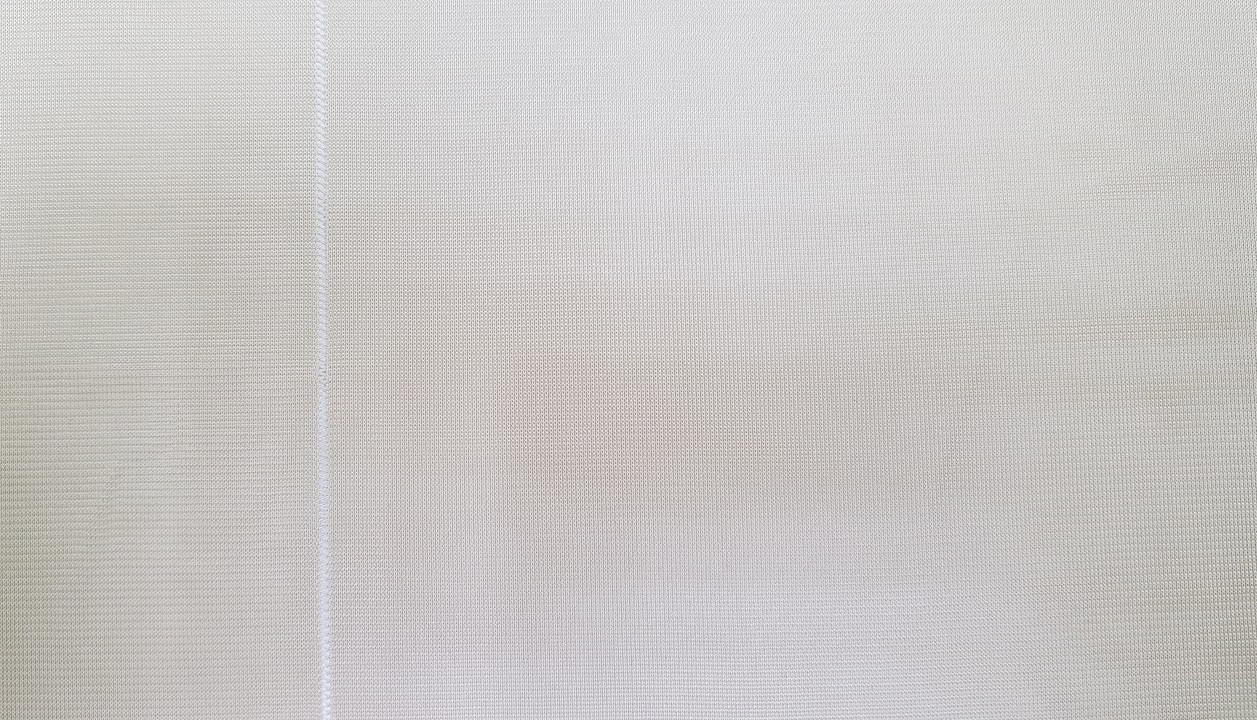
#> input picture 2.jpg, 1257 x 720 px
$ python gaussina.py   (older library calls are emulated)
#> lines starting #> are read from the running program, lines starting #| are printed output that depends on the picture; after the words box and inside, x2 and y2 are one past the last pixel; in counts of white or black regions, pixels touching at a corner belong together
import cv2
import numpy as np
from matplotlib import pyplot as plt

img = cv2.imread('2.jpg',0)
#> img: shape (720, 1257); min 108, max 255, mean 200
kernel = np.ones((5,5), np.uint8)

pup_blur = cv2.GaussianBlur(img, (11, 11), 0)
pup_blur1 = cv2.GaussianBlur(img, (11, 11), 0)
pup_blur2 = cv2.GaussianBlur(img, (11, 11), 0)

im_canny = cv2.Canny(pup_blur,10,20)
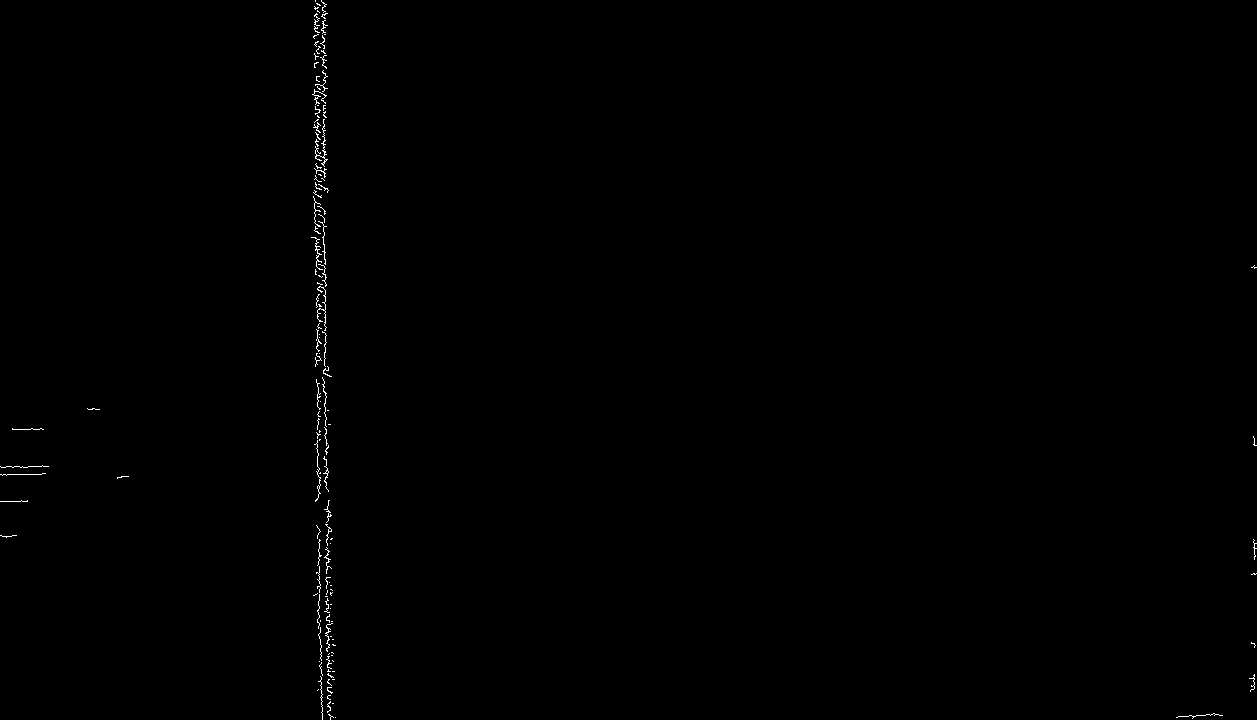
#> im_canny: shape (720, 1257); 0.27% white in thin lines or dots
im_dilate = cv2.dilate(im_canny,kernel)
#> im_dilate: shape (720, 1257); 1.4% white; 16 white regions
laplacian = cv2.Laplacian(pup_blur1,cv2.CV_64F)
sobelx = cv2.Sobel(pup_blur2,cv2.CV_64F,1,0,ksize=5)  # x
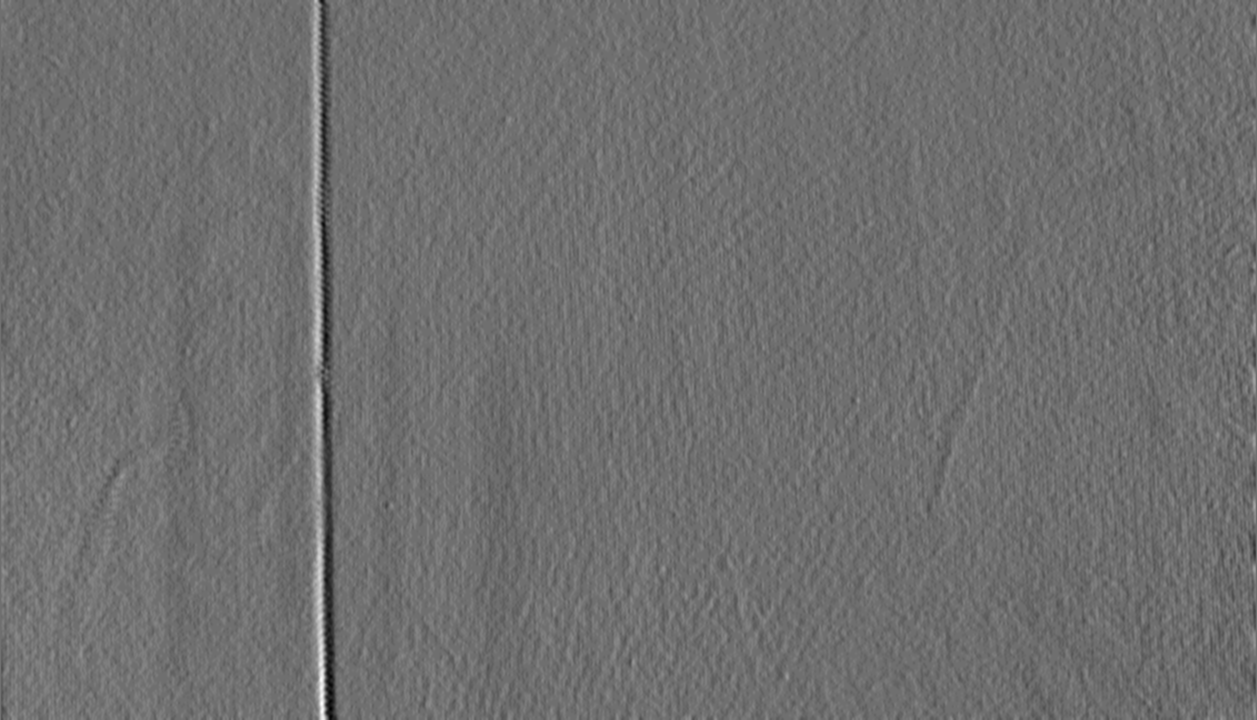
#> sobelx: shape (720, 1257) float64; min -389, max 502, mean 0.1; drawn with min black and max white
sobely = cv2.Sobel(pup_blur2,cv2.CV_64F,0,1,ksize=5)  # y
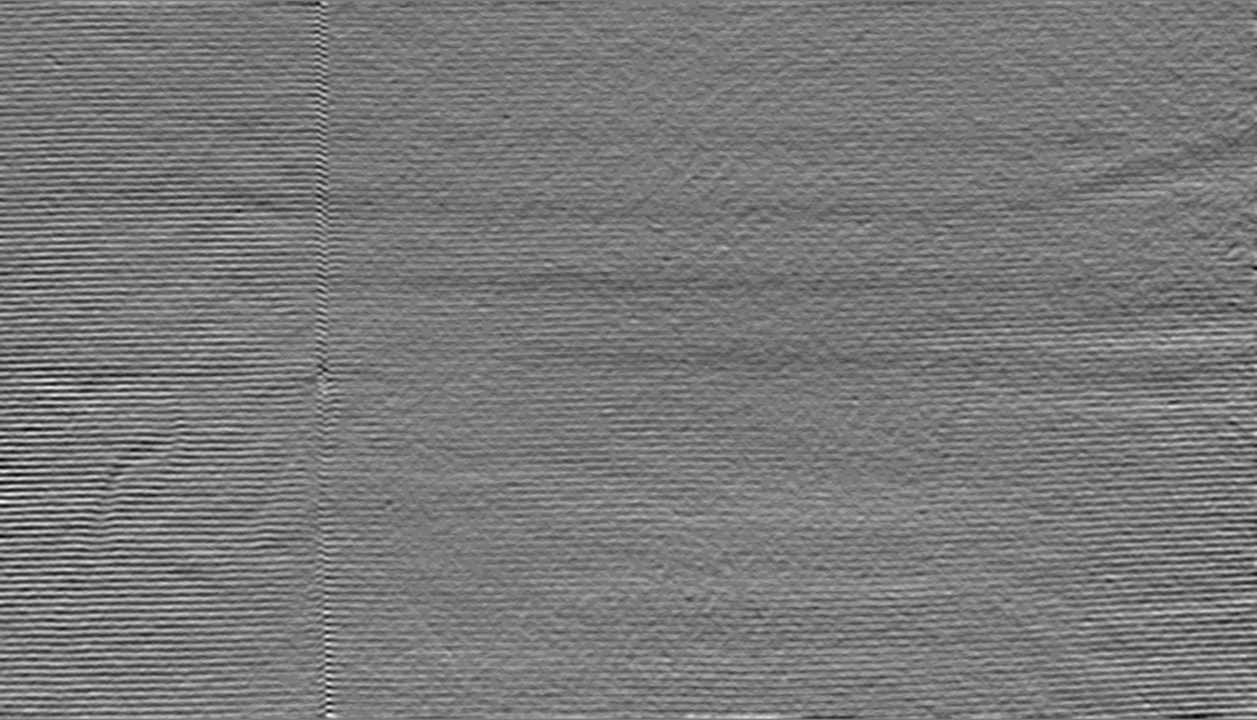
#> sobely: shape (720, 1257) float64; min -258, max 280, mean -3.1; drawn with min black and max white


contours , hierarchyIndexes = cv2.findContours(im_dilate.copy(),cv2.RETR_LIST,cv2.CHAIN_APPROX_SIMPLE)
#> contours = 45 contours, 21 with area under 20; largest, box (x1, y1, x2, y2) and area: (309, 0, 334, 504) 6774, (311, 498, 338, 720) 3290, (1174, 711, 1225, 720) 244, (0, 463, 51, 470) 228, (0, 471, 48, 478) 200

cv2.drawContours(img, contours, -1, (0, 255, 0), 2)
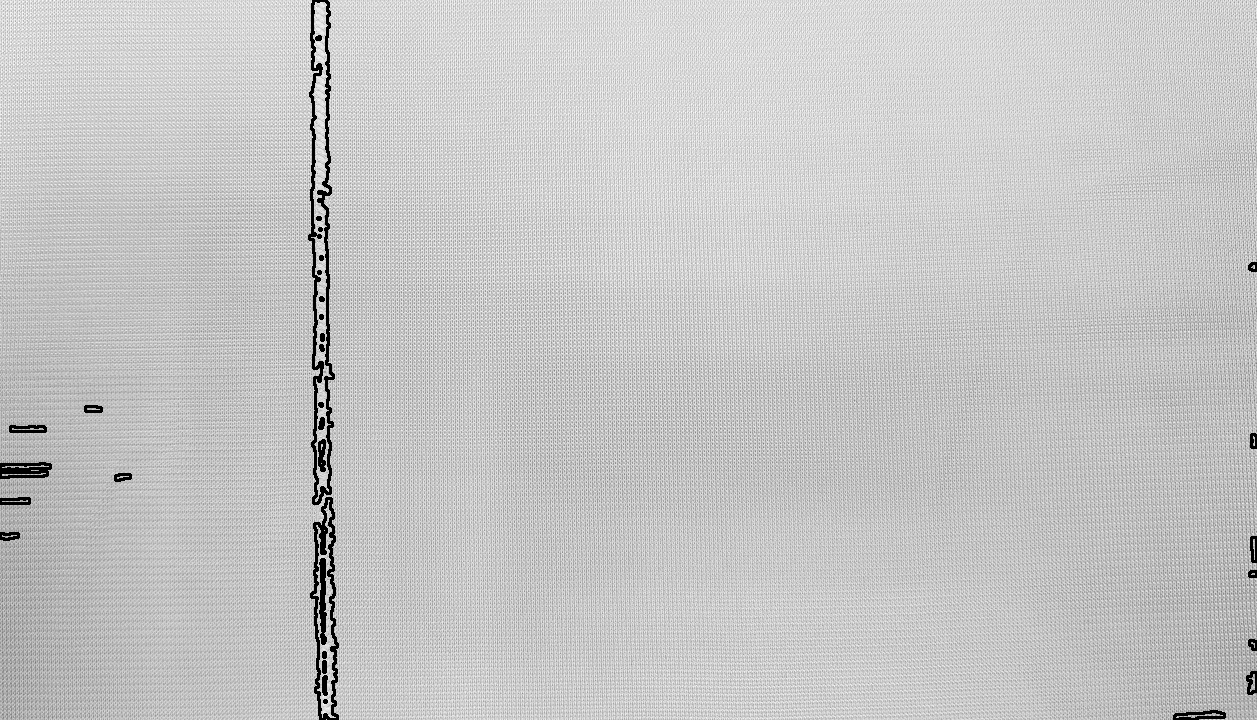
#> img: shape (720, 1257); min 0, max 255, mean 197.9
cv2.imwrite("result.jpg", img)
plt.subplot(2,2,1),plt.imshow(img,cmap = 'gray')
plt.title('Original Image'), plt.xticks([]), plt.yticks([])
plt.subplot(2,2,2),plt.imshow(im_canny,cmap = 'gray')
plt.title('Canny Edge Image'), plt.xticks([]), plt.yticks([])
plt.subplot(2,2,3),plt.imshow(laplacian,cmap = 'gray')
plt.title('Laplacian'), plt.xticks([]), plt.yticks([])
plt.subplot(2,2,4),plt.imshow(sobelx,cmap = 'gray')
plt.title('Sobel X'), plt.xticks([]), plt.yticks([])
#plt.subplot(2,2,4),plt.imshow(sobely,cmap = 'gray')
#plt.title('Sobel Y'), plt.xticks([]), plt.yticks([])

plt.show()

cv2.waitKey(0)
cv2.destroyAllWindows
